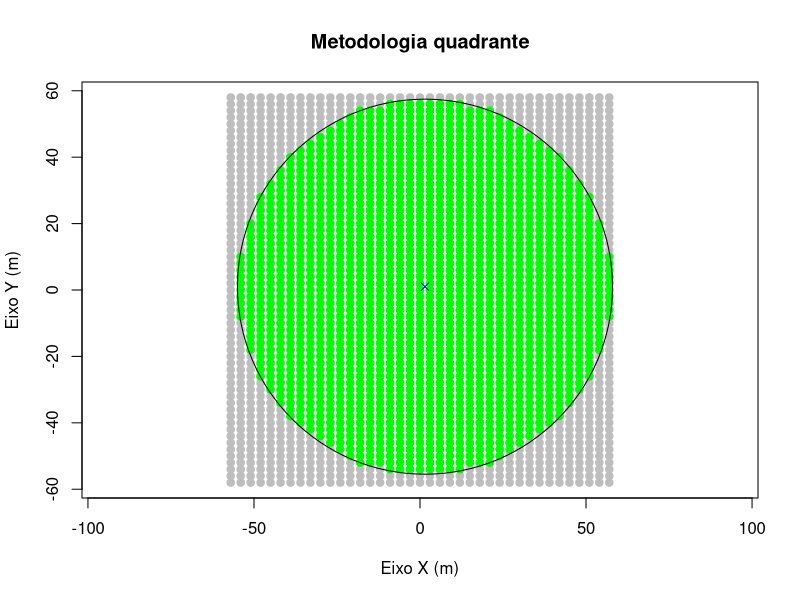
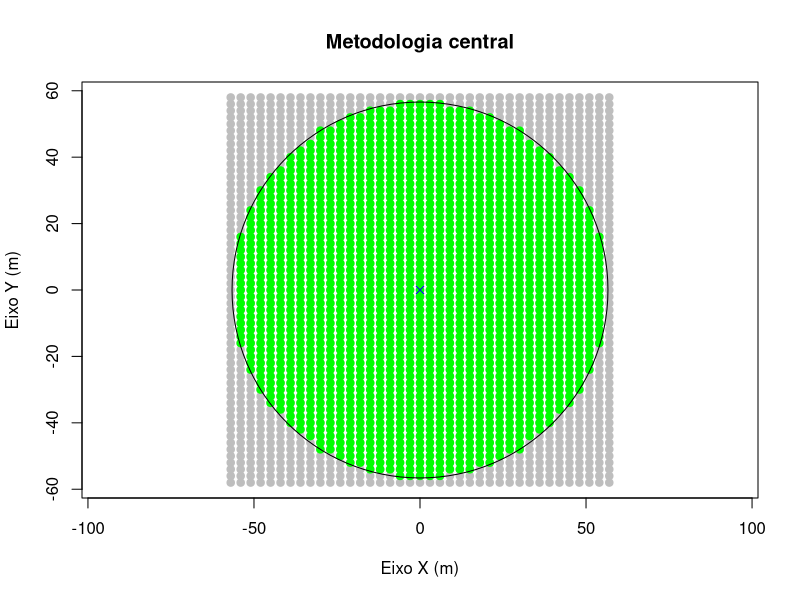
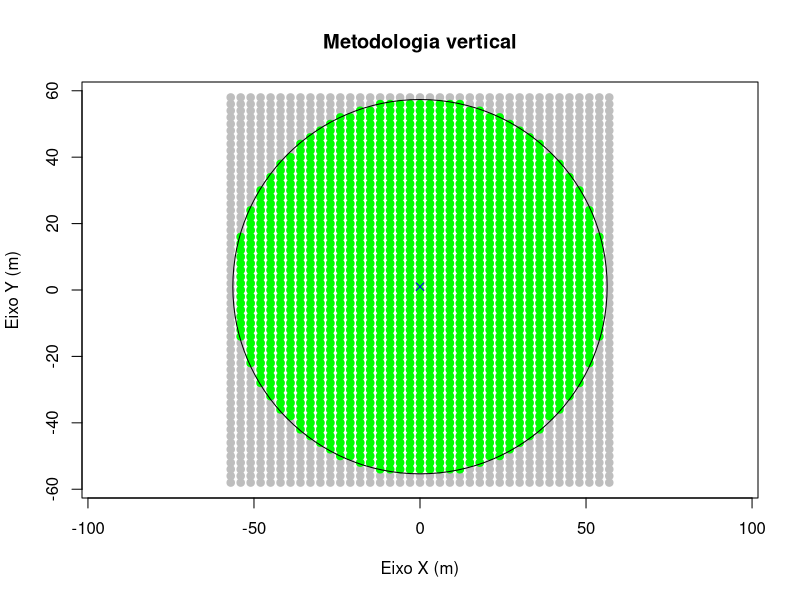
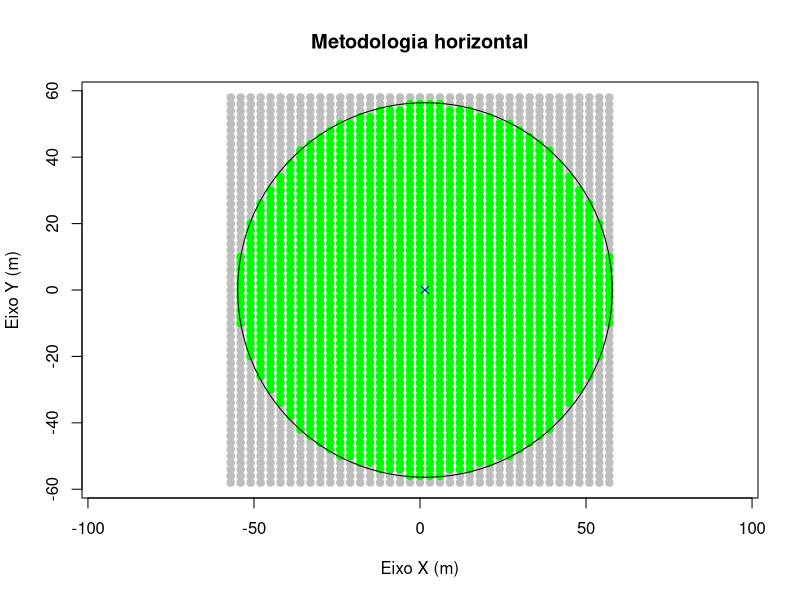
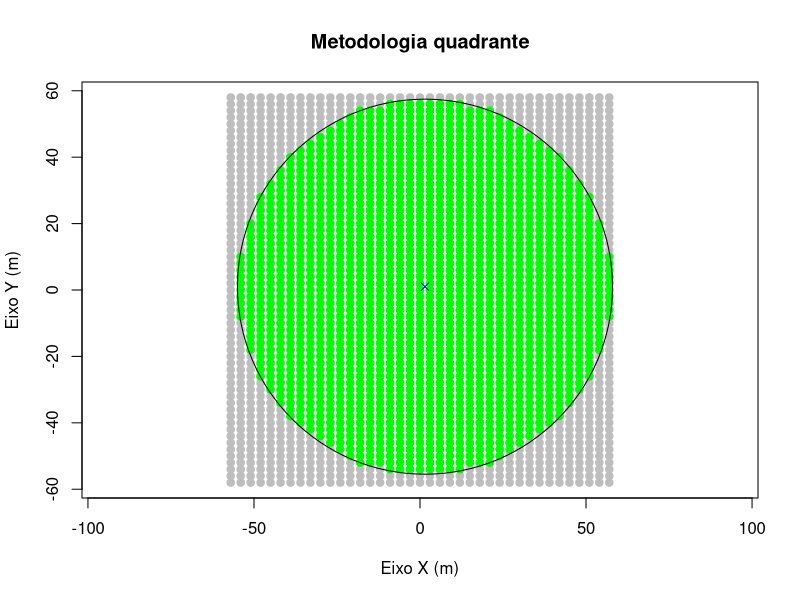

These charts were generated, in order, by the following R code:
# Se ainda não tiver o pacote tibble instalado, descomente a linha abaixo:
# install.packages("tibble")

# Função para calcular o número de árvores por hectare ou metro quadrado
n_trees <- function(spacing_x = NULL, spacing_y = NULL, area = NULL,
                            side_x = NULL, side_y = NULL,
                            units = "ha",
                            option = "inferior") {

  # Definir opções permitidas para unidades
  units <- match.arg(units, choices = c("ha", "m2"))

  # Validar a opção escolhida para arredondamento
  option <- match.arg(option, choices = c("inferior", "superior", "exato"))

  # 1. Determinar a área
  if (!is.null(area)) {
    if (units == "ha") {
      area_m2 <- area * 10000  # Converter hectares para metros quadrados
      message("Método: Usando a área fornecida em hectares.")
      message("Área fornecida: ", area, " ha (", area_m2, " m²).")
    } else if (units == "m2") {
      area_m2 <- area
      message("Método: Usando a área fornecida em metros quadrados.")
      message("Área fornecida: ", area_m2, " m².")
    }
  } else if (!is.null(side_x) && !is.null(side_y)) {
    area_m2 <- side_x * side_y
    message("Método: Calculando área a partir de side_x e side_y.")
    message("side_x = ", side_x, " m, side_y = ", side_y, " m.")
    message("Área calculada: ", area_m2, " m² (", round(area_m2 / 10000, 4), " ha).")
  } else if (!is.null(side_x)) {
    area_m2 <- side_x^2
    message("Método: Calculando área a partir de side_x, assumindo side_y = side_x.")
    message("side_x = ", side_x, " m.")
    message("Área calculada: ", area_m2, " m² (", round(area_m2 / 10000, 4), " ha).")
  } else if (!is.null(side_y)) {
    area_m2 <- side_y^2
    message("Método: Calculando área a partir de side_y, assumindo side_x = side_y.")
    message("side_y = ", side_y, " m.")
    message("Área calculada: ", area_m2, " m² (", round(area_m2 / 10000, 4), " ha).")
  } else {
    stop("Erro: Área não fornecida e side_x e side_y não fornecidos.")
  }

  # 2. Determinar o espaçamento entre árvores
  if (!is.null(spacing_x) && !is.null(spacing_y)) {
    message("Método: Usando espaçamento fornecido para spacing_x e spacing_y.")
    message("Espaçamento x = ", spacing_x, " m, espaçamento y = ", spacing_y, " m.")
  } else if (!is.null(spacing_x)) {
    spacing_y <- spacing_x
    message("Método: Apenas 'spacing_x' fornecido. Definindo spacing_y = spacing_x = ", spacing_x, " m.")
  } else if (!is.null(spacing_y)) {
    spacing_x <- spacing_y
    message("Método: Apenas 'spacing_y' fornecido. Definindo spacing_x = spacing_y = ", spacing_y, " m.")
  } else {
    stop("Erro: Espaçamento não fornecido. Forneça 'spacing_x', 'spacing_y', ou ambos.")
  }

  # Validar que spacing_x e spacing_y são números positivos
  if (!is.numeric(spacing_x) || !is.numeric(spacing_y) || spacing_x <= 0 || spacing_y <= 0) {
    stop("Erro: Os espaçamentos 'spacing_x' e 'spacing_y' devem ser números positivos.")
  }

  # 3. Calcular o número de árvores
  trees_exact <- area_m2 / (spacing_x * spacing_y)  # Número exato de árvores na área

  if (option == "exato") {
    trees <- trees_exact
    message("Opção: Exato.")
    message("Número exato de árvores: ", trees, ".")
  } else if (option == "inferior") {
    trees <- floor(trees_exact)
    message("Opção: Inferior (arredondando para baixo).")
    message("Número de árvores inferior: ", trees, ".")
  } else if (option == "superior") {
    trees <- ceiling(trees_exact)
    message("Opção: Superior (arredondando para cima).")
    message("Número de árvores superior: ", trees, ".")
  }

  return(trees)
}

# Função para gerar a grade de árvores
expanded_tree_grid <- function(limit_x, limit_y, spacing_x, spacing_y) {
  x_coords <- seq(-limit_x, limit_x, by = spacing_x)
  y_coords <- seq(-limit_y, limit_y, by = spacing_y)
  grid <- expand.grid(x = x_coords, y = y_coords)
  return(grid)
}

# Função para obter o ponto central de acordo com a metodologia usando nomes
circ_central_point <- function(methodology, spacing_x, spacing_y) {
  # Validar e selecionar a metodologia usando match.arg
  methodology <- match.arg(methodology, choices = c("central", "vertical", "horizontal", "quadrante"))

  if (methodology == "central") {
    # Árvore central como ponto central do círculo (ponto de uma árvore)
    central_point <- data.frame(x = 0, y = 0)
  } else if (methodology == "vertical") {
    # Ponto central entre duas árvores na vertical
    central_point <- data.frame(x = 0, y = spacing_y / 2)
  } else if (methodology == "horizontal") {
    # Ponto central entre duas árvores na horizontal
    central_point <- data.frame(x = spacing_x / 2, y = 0)
  } else if (methodology == "quadrante") {
    # Ponto central entre quatro árvores
    central_point <- data.frame(x = spacing_x / 2, y = spacing_y / 2)
  } else {
    stop("Metodologia inválida. Escolha 'central', 'vertical', 'horizontal' ou 'quadrante'.")
  }

  return(central_point)
}

# Função para calcular o raio necessário para incluir o número desejado de árvores
circ_radius_for_trees <- function(trees, central_point, desired_tree_count) {
  distances <- sqrt((trees$x - central_point$x)^2 + (trees$y - central_point$y)^2)
  trees$distance <- distances
  ordered_trees <- trees[order(trees$distance), ]

  if (desired_tree_count > nrow(trees)) {
    stop("O número desejado de árvores é maior do que o total disponível.")
  }

  radius <- ordered_trees$distance[desired_tree_count]

  return(radius)
}

# Função para filtrar as árvores dentro do círculo
circ_filter <- function(trees, central_point, radius) {
  distances <- sqrt((trees$x - central_point$x)^2 + (trees$y - central_point$y)^2)
  trees_in_circle <- trees[distances <= radius, ]
  return(trees_in_circle)
}

# Função para contar o número de árvores por linha a partir do ponto central
circ_count <- function(trees_circle, central_point, spacing_y) {
  lines <- unique(trees_circle$y)
  lines <- sort(lines)
  line_counter <- data.frame(
    Line = lines,
    Vertical_distance = abs(lines - central_point$y),
    Number_of_trees = integer(length(lines))
  )

  for (i in seq_along(lines)) {
    line <- lines[i]
    trees_line <- trees_circle[trees_circle$y == line, ]
    line_counter$Number_of_trees[i] <- nrow(trees_line)
  }

  # Ordenar pelas distâncias verticais
  line_counter <- line_counter[order(line_counter$Vertical_distance), ]
  return(line_counter)
}

# Função para gerar o esquema de caminhamento como tibble com Line_number
circ_walk_scheme <- function(line_counter, central_point, spacing_y) {
  # Ordenar as linhas pela distância vertical ascendente
  sorted_lines <- line_counter[order(line_counter$Vertical_distance), ]

  # Inicializar vetores para Direction, Line_number e Message
  Direction <- character(nrow(sorted_lines))
  Line_number <- integer(nrow(sorted_lines))
  Message <- character(nrow(sorted_lines))

  # Inicializar contadores para linhas ao Sul e Norte
  south_rank <- 1
  north_rank <- 1

  for (i in 1:nrow(sorted_lines)) {
    line <- sorted_lines[i, ]

    if (line$Vertical_distance == 0) {
      # Linha central
      Direction[i] <- "Central"
      Line_number[i] <- 0
      Message[i] <- paste0("Na linha Central a ", line$Vertical_distance,
                           " m do centro, há ", line$Number_of_trees, " árvores.")
    } else {
      if (line$Line < central_point$y) {
        # Linha ao Sul
        Direction[i] <- "Sul"
        Line_number[i] <- -south_rank
        Message[i] <- paste0("Na linha Sul ", abs(Line_number[i]),
                             " a ", line$Vertical_distance,
                             " m do centro, há ", line$Number_of_trees, " árvores.")
        south_rank <- south_rank + 1
      } else if (line$Line > central_point$y) {
        # Linha ao Norte
        Direction[i] <- "Norte"
        Line_number[i] <- north_rank
        Message[i] <- paste0("Na linha Norte ", Line_number[i],
                             " a ", line$Vertical_distance,
                             " m do centro, há ", line$Number_of_trees, " árvores.")
        north_rank <- north_rank + 1
      } else {
        # Caso a linha esteja exatamente no ponto central mas Vertical_distance != 0
        # Isso pode ocorrer se central_point$y não é exatamente um dos valores em line$Line
        stop("Erro: Linha não central com Vertical_distance igual a 0.")
      }
    }
  }

  # Criar um tibble usando tibble::tibble
  walk_scheme <- tibble::tibble(
    Line_number = Line_number,
    Direction = Direction,
    Vertical_distance = sorted_lines$Vertical_distance,
    Number_of_trees = sorted_lines$Number_of_trees,
    Message = Message
  )

  return(walk_scheme)
}


# Função para plotar as árvores e o círculo
circ_aux_plot <- function(trees, trees_circle, central_point, radius, title) {
  plot(trees$x, trees$y, pch = 19, col = "grey",
       xlab = "Eixo X (m)", ylab = "Eixo Y (m)",
       main = title, asp = 1)
  points(trees_circle$x, trees_circle$y, pch = 19, col = "green")
  symbols(central_point$x, central_point$y, circles = radius,
          add = TRUE, inches = FALSE, border = "red")
  points(central_point$x, central_point$y, pch = 4, col = "blue", cex = 1)
}

# Função principal para executar todo o processo
circ_plot_metrics <- function(spacing_x = NULL, spacing_y = NULL, n = NULL,
                            methodology = "central",
                            area = NULL, side_x = NULL, side_y = NULL,
                            units = "ha",
                            option = "inferior") {

  # Definir opções permitidas para metodologia
  methodology <- match.arg(methodology, choices = c('central', 'vertical', 'horizontal', 'quadrante'))

  # Definir opções permitidas para unidades
  units <- match.arg(units, choices = c("ha", "m2"))

  # Validar a opção escolhida para arredondamento
  option <- match.arg(option, choices = c("inferior", "superior", "exato"))

  # Determinar o número de árvores desejado
  if (!is.null(n)) {
    desired_trees <- n
    message("Usando número de árvores fornecido: ", desired_trees)
  } else {
    # Calcular o número de árvores usando a função n_trees
    desired_trees <- n_trees(spacing_x = spacing_x, spacing_y = spacing_y, area = area,
                                     side_x = side_x, side_y = side_y,
                                     units = units,
                                     option = option)
    message("Número de árvores calculado: ", desired_trees)
  }

  # Estimativa inicial do raio
  desired_area <- desired_trees * spacing_x * spacing_y
  estimated_radius <- sqrt(desired_area / pi)

  # Limites para a grade (um pouco maiores que o raio estimado)
  limit_x <- ceiling(estimated_radius / spacing_x) * spacing_x
  limit_y <- ceiling(estimated_radius / spacing_y) * spacing_y

  # Gerar grade de árvores
  trees <- expanded_tree_grid(limit_x, limit_y, spacing_x, spacing_y)

  # Obter o ponto central de acordo com a metodologia
  central_point <- circ_central_point(methodology, spacing_x, spacing_y)

  # Calcular o raio necessário
  radius <- circ_radius_for_trees(trees, central_point, desired_trees)

  # Filtrar as árvores dentro do círculo
  trees_circle <- circ_filter(trees, central_point, radius)

  # Contar o número de árvores por linha
  line_counter <- circ_count(trees_circle, central_point, spacing_y)

  # Gerar esquema de caminhamento como tibble
  walk_scheme <- circ_walk_scheme(line_counter, central_point, spacing_x)

  # Plotar os resultados
  plot_title <- paste("Metodologia", methodology)
  circ_aux_plot(trees, trees_circle, central_point, radius, plot_title)

  # Exibir informações
  cat("\n---", plot_title, "---\n")
  cat("Ponto central:", paste0("(", central_point$x, ", ", central_point$y, ")"), "\n")
  cat("Raio da parcela circular:", round(radius, 2), "metros\n")
  cat("Número de árvores na parcela circular:", nrow(trees_circle), "\n")
  cat("Esquema de caminhamento:\n")
  print(walk_scheme)

  # Retornar uma lista com todas as informações
  return(list(
    central_point = central_point,
    radius = radius,
    trees_circle = trees_circle,
    line_counter = line_counter,
    walk_scheme = walk_scheme
  ))
}


# Função para plotar as árvores e o círculo
circ_plot <- function(spacing_x = NULL, spacing_y = NULL, n = NULL,
                      methodology = "central",
                      area = NULL, side_x = NULL, side_y = NULL,
                      units = "ha",
                      option = "inferior") {

  # Validar e selecionar a metodologia usando match.arg
  methodology <- match.arg(methodology, choices = c("central", "vertical", "horizontal", "quadrante"))

  # Definir opções permitidas para unidades
  units <- match.arg(units, choices = c("ha", "m2"))

  # Validar a opção escolhida para arredondamento
  option <- match.arg(option, choices = c("inferior", "superior", "exato"))

  # Determinar o número de árvores desejado
  if (!is.null(n)) {
    desired_trees <- n
    message("Usando número de árvores fornecido: ", desired_trees)
  } else {
    # Calcular o número de árvores usando a função n_trees
    desired_trees <- n_trees(spacing_x = spacing_x, spacing_y = spacing_y, area = area,
                             side_x = side_x, side_y = side_y,
                             units = units,
                             option = option)
    message("Número de árvores calculado: ", desired_trees)
  }

  # Estimativa inicial do raio
  desired_area <- desired_trees * spacing_x * spacing_y
  estimated_radius <- sqrt(desired_area / pi)

  # Limites para a grade (um pouco maiores que o raio estimado)
  limit_x <- ceiling(estimated_radius / spacing_x) * spacing_x
  limit_y <- ceiling(estimated_radius / spacing_y) * spacing_y

  # Gerar grade de árvores usando expanded_tree_grid
  trees <- expanded_tree_grid(limit_x, limit_y, spacing_x, spacing_y)

  # Obter o ponto central de acordo com a metodologia usando circ_central_point
  central_point <- circ_central_point(methodology, spacing_x, spacing_y)

  # Calcular o raio necessário usando circ_radius_for_trees
  radius <- circ_radius_for_trees(trees, central_point, desired_trees)

  # Filtrar as árvores dentro do círculo usando circ_filter
  trees_circle <- circ_filter(trees, central_point, radius)

  # Plotar os resultados usando cir_plot
  plot_title <- paste("Metodologia", methodology)
  circ_aux_plot(trees, trees_circle, central_point, radius, plot_title)
}


# Função para gerar o esquema de caminhamento como tibble
circ_scheme <- function(spacing_x = NULL, spacing_y = NULL, n = NULL,
                        methodology = "central",
                        area = NULL, side_x = NULL, side_y = NULL,
                        units = "ha",
                        option = "inferior") {

  # Validar e selecionar a metodologia usando match.arg
  methodology <- match.arg(methodology, choices = c("central", "vertical", "horizontal", "quadrante"))

  # Definir opções permitidas para unidades
  units <- match.arg(units, choices = c("ha", "m2"))

  # Validar a opção escolhida para arredondamento
  option <- match.arg(option, choices = c("inferior", "superior", "exato"))

  # Determinar o número de árvores desejado
  if (!is.null(n)) {
    desired_trees <- n
    message("Usando número de árvores fornecido: ", desired_trees)
  } else {
    # Calcular o número de árvores usando a função n_trees
    desired_trees <- n_trees(spacing_x = spacing_x, spacing_y = spacing_y, area = area,
                             side_x = side_x, side_y = side_y,
                             units = units,
                             option = option)
    message("Número de árvores iniciais: ", desired_trees)
  }

  # Estimativa inicial do raio
  desired_area <- desired_trees * spacing_x * spacing_y
  estimated_radius <- sqrt(desired_area / pi)

  # Limites para a grade (um pouco maiores que o raio estimado)
  limit_x <- ceiling(estimated_radius / spacing_x) * spacing_x
  limit_y <- ceiling(estimated_radius / spacing_y) * spacing_y

  # Gerar grade de árvores usando expanded_tree_grid
  trees <- expanded_tree_grid(limit_x, limit_y, spacing_x, spacing_y)

  # Obter o ponto central de acordo com a metodologia usando circ_central_point
  central_point <- circ_central_point(methodology, spacing_x, spacing_y)

  # Calcular o raio necessário usando circ_radius_for_trees
  radius <- circ_radius_for_trees(trees, central_point, desired_trees)

  # Filtrar as árvores dentro do círculo usando circ_filter
  trees_circle <- circ_filter(trees, central_point, radius)

  # Contar o número de árvores por linha usando circ_count
  line_counter <- circ_count(trees_circle, central_point, spacing_y)

  # Gerar esquema de caminhamento usando circ_walk_scheme
  walk_scheme <- circ_walk_scheme(line_counter, central_point, spacing_y)

  sum_trees <- sum(walk_scheme$Number_of_trees)

  message("Número de árvores calculado: ", sum_trees)

  # Exibir esquema de caminhamento
  cat("Esquema de caminhamento:\n")
  print(walk_scheme)

  # Retornar o esquema de caminhamento
  return(walk_scheme)
}


# Função para calcular o raio necessário com os parâmetros fornecidos
circ_radius <- function(spacing_x = NULL,
                        spacing_y = NULL,
                        n = NULL,
                        methodology = "central",
                        area = NULL,
                        side_x = NULL,
                        side_y = NULL,
                        units = "ha",
                        option = "inferior") {

  # Validar e selecionar a metodologia usando match.arg
  methodology <- match.arg(methodology, choices = c("central", "vertical", "horizontal", "quadrante"))

  # Definir opções permitidas para unidades
  units <- match.arg(units, choices = c("ha", "m2"))

  # Validar a opção escolhida para arredondamento
  option <- match.arg(option, choices = c("inferior", "superior", "exato"))

  # Determinar o número de árvores desejado
  if (!is.null(n)) {
    desired_trees <- n
    message("Usando número de árvores fornecido: ", desired_trees)
  } else {
    # Calcular o número de árvores usando a função cir_ntrees
    desired_trees <- n_trees(spacing_x = spacing_x, spacing_y = spacing_y,
                             area = area, side_x = side_x, side_y = side_y,
                             units = units, option = option)
    message("Número de árvores calculado: ", desired_trees)
  }

  # Estimativa inicial do raio
  desired_area <- desired_trees * spacing_x * spacing_y
  estimated_radius <- sqrt(desired_area / pi)

  # Limites para a grade (um pouco maiores que o raio estimado)
  limit_x <- ceiling(estimated_radius / spacing_x) * spacing_x
  limit_y <- ceiling(estimated_radius / spacing_y) * spacing_y

  # Gerar grade de árvores usando expanded_tree_grid
  trees <- expanded_tree_grid(limit_x, limit_y, spacing_x, spacing_y)

  # Obter o ponto central de acordo com a metodologia usando cir_central
  central_point <- circ_central_point(methodology, spacing_x, spacing_y)

  # Calcular o raio necessário usando circ_radius_for_trees
  radius <- circ_radius_for_trees(trees, central_point, desired_trees)

  cat("Raio necessário para incluir", desired_trees, "árvores:", format(round(radius, 1), nsmall = 1), "metros\n")

  return(radius)
}


# Calcular o raio
circ_radius(spacing_x = 3,
            spacing_y = 2,
            area = 1)


# Exemplo de uso da função cir_plot
circ_plot(spacing_x = 3, spacing_y = 2, n = 1666,
          methodology = "quadrante",
          area = 1)


# Exemplo de uso da função circ_walk_scheme_scheme_func
circ_scheme(spacing_x = 3, spacing_y = 2,
            methodology = "central",
            side_x = 100, side_y = 100)


# Exemplos de uso da função n_trees
cat("\n--- Exemplos de uso da função n_trees ---\n")

# Exemplo 1: Usando a área diretamente em hectares, espaçamento x = 3 m, y = 2 m, opção inferior
# Esperado: 1666 árvores (1 ha = 10,000 m²; 10,000 / (3*2) = 1666.666... => 1666)
cat("\n--- Exemplo 1: Área em hectares ---\n")
n_trees(area = 1, units = "ha", spacing_x = 3, spacing_y = 2, option = "inferior")
# Saída esperada: 1666 árvores

# Exemplo 2: Calculando a área a partir de lados, espaçamento x = 3 m, y = 2 m, opção inferior
# side_x = 100 m, side_y = 100 m (área = 10,000 m² = 1 ha), esperando 1666 árvores
cat("\n--- Exemplo 2: Calculando a área a partir de lados ---\n")
n_trees(side_x = 100, side_y = 100, spacing_x = 3, spacing_y = 2, option = "inferior")
# Saída esperada: 1666 árvores

# Exemplo 3: Calculando a área a partir de apenas um lado, espaçamento x = 3 m, y = 2 m, opção exato
# side_x = 100 m (área = 10,000 m² = 1 ha), esperando 1666 árvores
cat("\n--- Exemplo 3: Calculando a área a partir de um lado ---\n")
n_trees(side_x = 100, spacing_x = 3, spacing_y = 2, option = "exato")
# Saída esperada: 1666 árvores

# Exemplo 4: Usando opção superior com área em metros quadrados, espaçamento x = 3 m, y = 2 m
# área = 10,000 m², 10,000 / (3*2) = 1666.666... => 1667 árvores
cat("\n--- Exemplo 4: Área em metros quadrados com opção superior ---\n")
n_trees(area = 10000, units = "m2", spacing_x = 3, spacing_y = 2, option = "superior")
# Saída esperada: 1667 árvores

# Exemplo 5: Tentativa de usar área em unidades inválidas
cat("\n--- Exemplo 5: Área com unidades inválidas ---\n")
# Isso deve gerar um erro
# Descomente a linha abaixo para testar
# n_trees(area = 1, units = "invalid_unit", spacing_x = 3, spacing_y = 2, option = "inferior")

# Exemplo 6: Tentativa de usar área exata onde não é possível
cat("\n--- Exemplo 6: Opção exato onde não é possível ---\n")
# Isso deve gerar um erro, pois 10,000 / 6 = 1666.666... não é inteiro
# Descomente a linha abaixo para testar
# n_trees(area = 10000, units = "m2", spacing_x = 3, spacing_y = 2, option = "exato")

# Exemplos de uso da função circ_plot_metrics
cat("\n--- Exemplos de uso da função circ_plot_metrics ---\n")

# Exemplo 1: Usando o número de árvores fornecido
# Metodologia "central", espaçamento x = 3 m, y = 2 m, n = 1666
cat("\n--- Exemplo 1: Usando número de árvores fornecido ---\n")
result1 <- circ_plot_metrics(spacing_x = 3, spacing_y = 2, n = 1666, methodology = "central")

# Exemplo 2: Calculando o número de árvores a partir da área em hectares
# Metodologia "vertical", espaçamento x = 3 m, y = 2 m, area = 1 ha, units = "ha", option = "inferior"
cat("\n--- Exemplo 2: Calculando número de árvores a partir da área ---\n")
result2 <- circ_plot_metrics(spacing_x = 3, spacing_y = 2, n = NULL, methodology = "vertical",
                           area = 1, units = "ha", option = "inferior")

# Exemplo 3: Calculando o número de árvores a partir dos lados, opção superior
# Metodologia "horizontal", espaçamento x = 3 m, y = 2 m, side_x = 100 m, side_y = 100 m, option = "superior"
cat("\n--- Exemplo 3: Calculando número de árvores a partir dos lados ---\n")
result3 <- circ_plot_metrics(spacing_x = 3, spacing_y = 2, n = NULL, methodology = "horizontal",
                           side_x = 100, side_y = 100, units = "ha",
                           option = "superior")

# Exemplo 4: Usando o número de árvores fornecido com metodologia "quadrante"
# Metodologia "quadrante", espaçamento x = 3 m, y = 2 m, n = 1667
cat("\n--- Exemplo 4: Usando número de árvores fornecido com metodologia quadrante ---\n")
result4 <- circ_plot_metrics(spacing_x = 3, spacing_y = 2, n = 1667, methodology = "quadrante")

# Exemplo 5: Tentativa de usar área com unidades inválidas no circ_plot_metrics
cat("\n--- Exemplo 5: Executar metodologia com unidades inválidas ---\n")
# Isso deve gerar um erro
# Descomente a linha abaixo para testar
# result5 <- circ_plot_metrics(spacing_x = 3, spacing_y = 2, n = NULL, methodology = "central",
#                             area = 1, units = "invalid_unit", option = "inferior")

# Exemplo 6: Executar metodologia sem fornecer n e sem parâmetros para calcular n
cat("\n--- Exemplo 6: Executar metodologia sem fornecer n e sem parâmetros para calcular n ---\n")
# Isso deve gerar um erro
# Descomente a linha abaixo para testar
# result6 <- circ_plot_metrics(spacing_x = 3, spacing_y = 2, n = NULL, methodology = "central")

# Exemplo 7: Executar metodologia com n não sendo possível exato
cat("\n--- Exemplo 7: Executar metodologia com n não sendo exato ---\n")
# Isso deve gerar um erro se option = "exato"
# Descomente a linha abaixo para testar
# result7 <- circ_plot_metrics(spacing_x = 3, spacing_y = 2, n = 1666.666, methodology = "central",
#                             option = "exato")

# Exemplo adicional: Visualizar o esquema de caminhamento do Exemplo 3
# Certifique-se de que o Exemplo 3 foi executado e 'result3' está disponível
# Para visualizar, use:
View(result2$walk_scheme)
